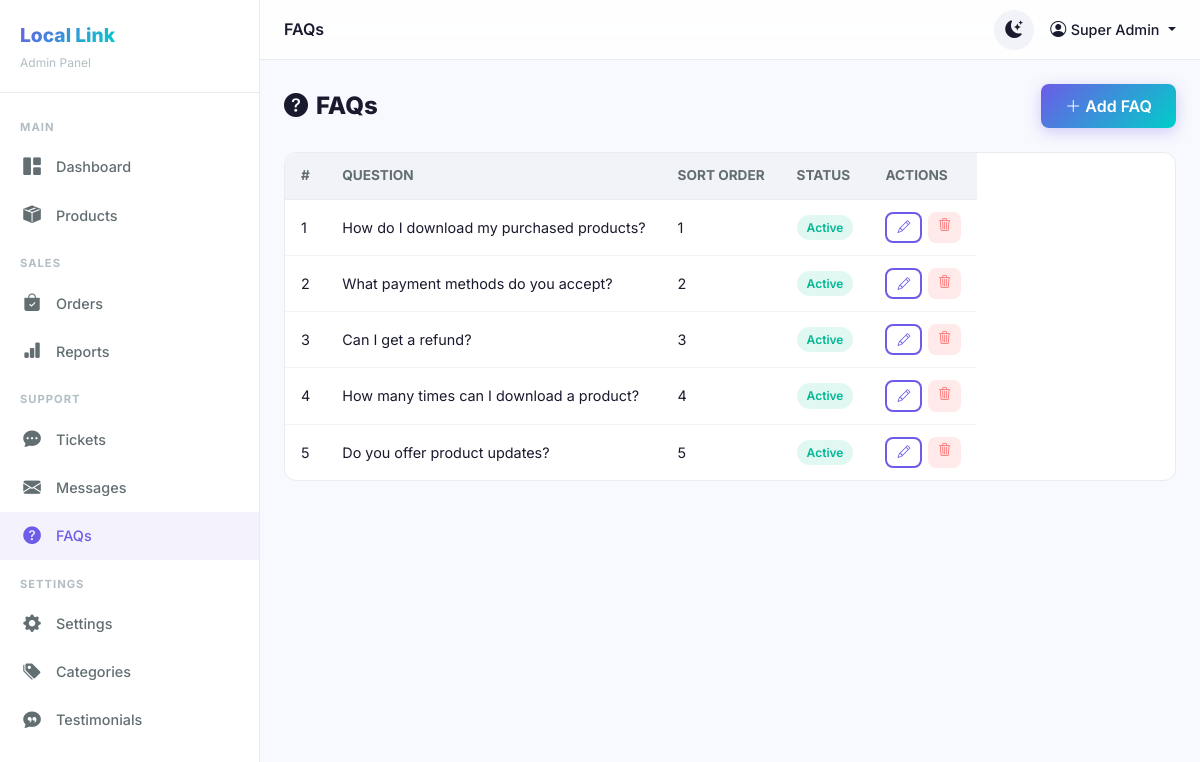
The page /admin/faqs.php (signed in) on the database its author committed.
### tables this page shows
CREATE TABLE faqs (
    id INT AUTO_INCREMENT PRIMARY KEY,
    question TEXT NOT NULL,
    answer TEXT NOT NULL,
    sort_order INT DEFAULT 0,
    status ENUM('active','inactive') DEFAULT 'active',
    created_at TIMESTAMP DEFAULT CURRENT_TIMESTAMP
);

### admin/faqs.php (the view, shortened to what this page needs)
<?php
require_once '../includes/config.php';
$action = $_GET['action'] ?? 'list';
$stmt = $pdo->query("SELECT * FROM faqs ORDER BY sort_order, id");
$faqs = $stmt->fetchAll();
include 'includes/header.php';
?>
<?php if ($action === 'list'): ?>
<div class="page-header">
    <h4><i class="bi bi-question-circle-fill me-2"></i>FAQs</h4>
    <a href="faqs.php?action=create" class="btn btn-primary"><i class="bi bi-plus-lg me-1"></i>Add FAQ</a>
</div>
<div class="admin-table" style="overflow-x:auto;">
    <table>
        <thead>
            <tr><th>#</th><th>Question</th><th>Sort Order</th><th>Status</th><th>Actions</th></tr>
        </thead>
        <tbody>
            <?php foreach ($faqs as $i => $f): ?>
            <tr>
                <td><?= $i + 1 ?></td>
                <td style="max-width:400px;"><?= htmlspecialchars($f['question']) ?></td>
                <td><?= $f['sort_order'] ?></td>
                <td><span class="status-badge status-<?= $f['status'] ?>"><?= ucfirst($f['status']) ?></span></td>
                <td>
                    <div class="table-actions">
                        <a href="faqs.php?action=edit&id=<?= $f['id'] ?>" class="btn btn-outline-primary btn-sm"><i class="bi bi-pencil"></i></a>
                        <a href="faqs.php?action=delete&id=<?= $f['id'] ?>" class="btn btn-danger-soft btn-sm" onclick="return confirm('Delete?')"><i class="bi bi-trash3"></i></a>
                    </div>
                </td>
            </tr>
            <?php endforeach; ?>
        </tbody>
    </table>
</div>
<?php endif; ?>
<?php include 'includes/footer.php'; ?>

### assets/css/style.css (style rules this page uses)
:root { --primary: #6c5ce7; --primary-light: #a29bfe; --primary-dark: #5a4bd1; --accent: #00cec9; --accent-light: #55efc4; --danger: #ff6b6b; --warning: #feca57; --success: #00b894; --gradient: linear-gradient(135deg, #6c5ce7 0%, #00cec9 100%); --gradient-2: linear-gradient(135deg, #a29bfe 0%, #6c5ce7 100%); --shadow-sm: 0 2px 8px rgba(0,0,0,0.08); --shadow-md: 0 4px 20px rgba(0,0,0,0.12); --shadow-lg: 0 8px 40px rgba(0,0,0,0.16); --radius-sm: 8px; --radius-md: 12px; --radius-lg: 20px; --radius-xl: 28px; --transition: all 0.3s cubic-bezier(0.4, 0, 0.2, 1); --font: 'Inter', -apple-system, BlinkMacSystemFont, sans-serif; }
[data-theme="light"] { --bg: #f8f9fe; --bg-card: #ffffff; --bg-elevated: #ffffff; --bg-input: #f1f3f8; --text: #1a1a2e; --text-secondary: #636e72; --text-muted: #b2bec3; --border: #e8ecf1; --border-light: #f1f3f8; --nav-bg: rgba(255,255,255,0.85); --overlay: rgba(0,0,0,0.5); }
* { margin: 0; padding: 0; box-sizing: border-box; }
body { font-family: var(--font); background: var(--bg); color: var(--text); line-height: 1.6; transition: var(--transition); overflow-x: hidden; padding-bottom: 70px; }
@media (min-width: 768px) { body { padding-bottom: 0; } }
a { text-decoration: none; color: var(--primary); transition: var(--transition); }
.btn-primary { background: var(--gradient) !important; border: none !important; color: #fff !important; font-weight: 600; border-radius: var(--radius-sm) !important; padding: 10px 24px; transition: var(--transition); box-shadow: 0 4px 15px rgba(108,92,231,0.3); }
.btn-outline-primary { border: 2px solid var(--primary) !important; color: var(--primary) !important; font-weight: 600; border-radius: var(--radius-sm) !important; padding: 8px 20px; background: transparent !important; transition: var(--transition); }
.btn-danger-soft { background: rgba(255,107,107,0.15) !important; color: var(--danger) !important; border: none !important; font-weight: 600; border-radius: var(--radius-sm) !important; }
.admin-table { background: var(--bg-card); border: 1px solid var(--border); border-radius: var(--radius-md); overflow: hidden; }
.admin-table table { margin: 0; color: var(--text); }
.admin-table thead th { background: var(--bg-input); border-bottom: 1px solid var(--border); font-weight: 700; font-size: 0.85rem; text-transform: uppercase; color: var(--text-secondary); padding: 12px 16px; }
.admin-table tbody td { padding: 12px 16px; border-bottom: 1px solid var(--border-light); vertical-align: middle; font-size: 0.9rem; }
.admin-table tbody tr:last-child td { border-bottom: none; }

### admin/assets/css/admin.css (style rules this page uses)
.admin-content .page-header { display: flex; justify-content: space-between; align-items: center; margin-bottom: 24px; flex-wrap: wrap; gap: 12px; }
.admin-content .page-header h4 { font-weight: 800; margin: 0; }
.status-badge { display: inline-block; padding: 3px 10px; border-radius: 50px; font-size: 0.75rem; font-weight: 600; }
.status-active { background: rgba(0,184,148,0.12); color: var(--success); }
.table-actions { display: flex; gap: 6px; }
.table-actions .btn { padding: 4px 10px; font-size: 0.8rem; }

### rows shown on the page
faqs: question "How do I download my purchased products?", sort_order "1", status "Active"
faqs: question "What payment methods do you accept?", sort_order "2", status "Active"
faqs: question "Can I get a refund?", sort_order "3", status "Active"
faqs: question "How many times can I download a product?", sort_order "4", status "Active"
faqs: question "Do you offer product updates?", sort_order "5", status "Active"

### other values the page prints
$pageTitle "FAQs"
$adminName "Super Admin"
